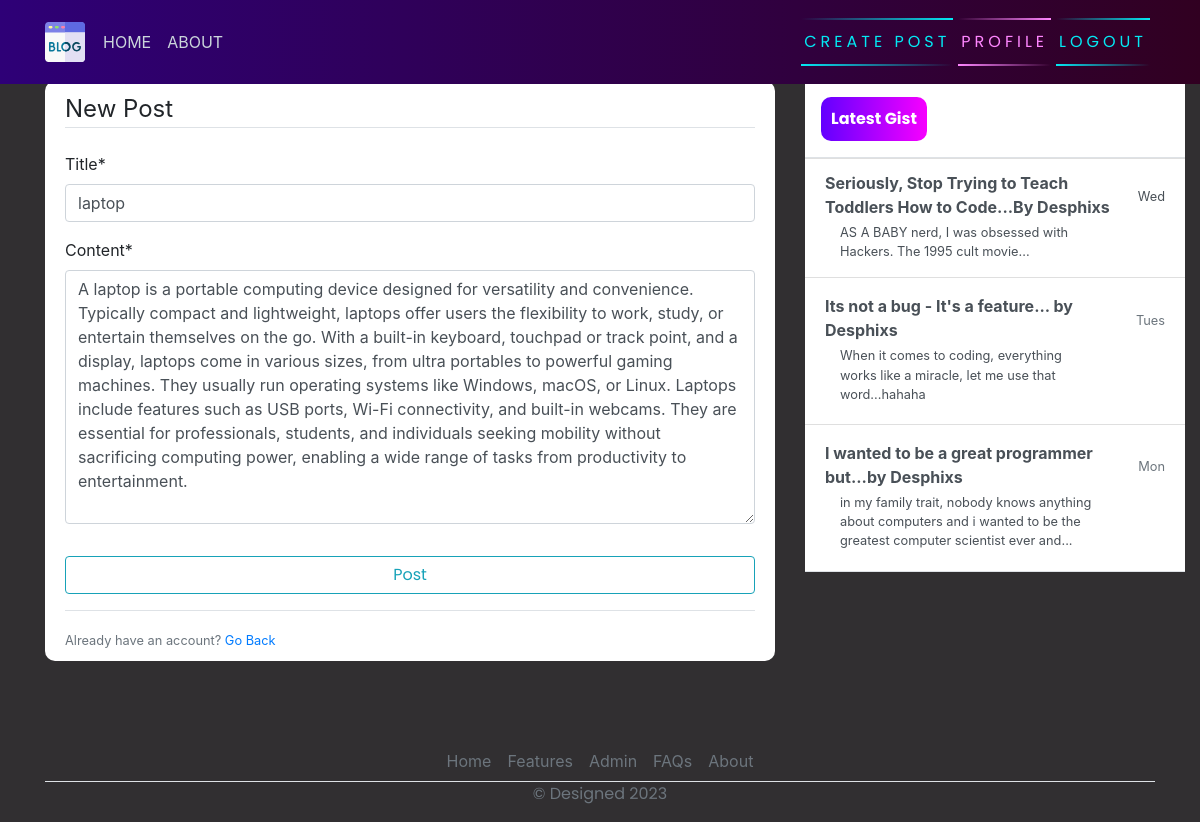
Page /post/8/update (signed in) on the committed database.
### blog/models.py (models this page shows, shortened)
class Post(models.Model):
    title = models.CharField(max_length=200)
    content = models.TextField()
    date_posted = models.DateTimeField(default=timezone.now)
    author = models.ForeignKey(User, on_delete=models.CASCADE)

### blog/views.py (the view, shortened to what this page needs)
# urls.py: path('post/<int:pk>/update', PostUpdateView.as_view(), name="blog-update"),
class PostUpdateView(LoginRequiredMixin, UserPassesTestMixin, UpdateView):
    model = Post
    fields = ['title', 'content']
    def test_func(self):
        post = self.get_object()
        if self.request.user == post.author:
            return True
        return False

### blog/templates/blog/post_form.html (shortened to what this page needs)
{% extends 'blog/base.html' %}
{% load crispy_forms_tags %}
{% block content %}
    <div class="content-section">
        <form action="" method="post">
            <fieldset class="form-group">
                <legend class="border-bottom mb-4">New Post</legend>
                {{ form|crispy }}
            </fieldset>
            <div class="form-group">
                <button class="btn btn-outline-info" type="submit">Post</button>
            </div>
        </form>
        <div class="border-top pt-3">
            <small class="text-muted">Already have an account? <a href="{% url 'blog-home' %}">Go Back</a></small>
        </div>
    </div>
{% endblock content %}

### blog/static/blog/main.css (style rules this page uses)
body { background-color: hsl(300, 2%, 19%); margin-top: 5rem; background-size: contain; background-repeat: no-repeat; }
.content-section { background: #ffffff; padding: 10px 20px; border-radius: 10px; margin-bottom: 20px; }
button { font-family: 'Poppins', sans-serif; border: none; outline: 0; display: inline-block; padding: 8px; color: white; background-color: #000; text-align: center; cursor: pointer; width: 100%; font-size: 18px; transition: 1s; background: linear-gradient(270deg, rgb(247, 0, 255) 0%, rgb(98, 0, 255) 100%); }

### rows in the picture
Post: title "laptop", content "A laptop is a portable computing device designed for versatility and convenience. Typically compact and lightweight, laptops offer users the flexibility to work, study, or entertain themselves on the go. With a built-in keyboard, touchpad or track point, and a display, laptops come in various sizes, from ultra portables to powerful gaming machines. They usually run operating systems like Windows, macOS, or Linux. Laptops include features such as USB ports, Wi-Fi connectivity, and built-in webcams. They are essential for professionals, students, and individuals seeking mobility without sacrificing computing power, enabling a wide range of tasks from productivity to entertainment."
